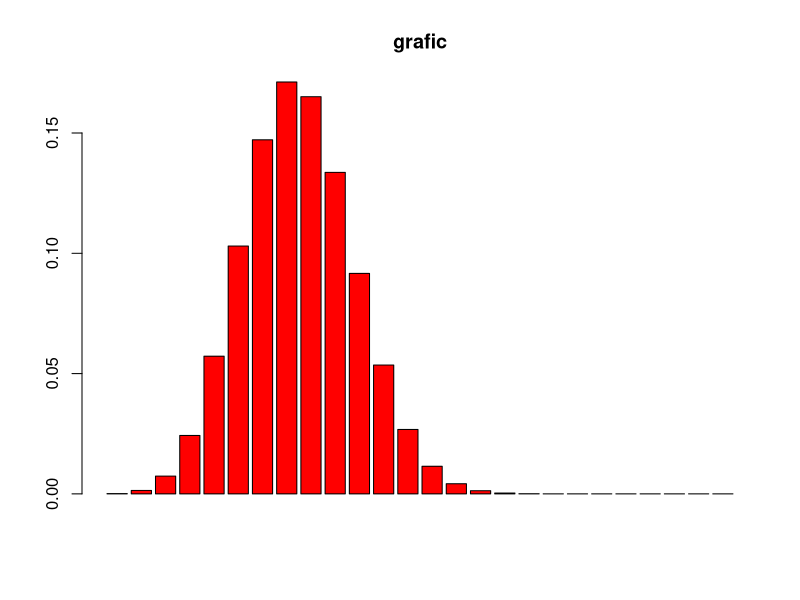
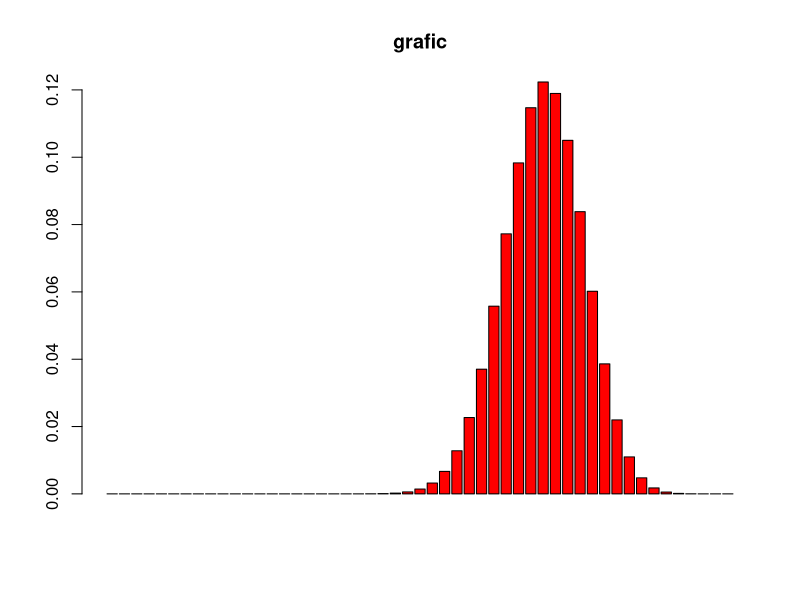

Write R code to recreate these figures, in order.
density = function(n, p)
{
  return (barplot(dbinom(0:n, n, p), main="grafic", col="red"))
  
}
density(25, 0.3)
density(50, 0.7)